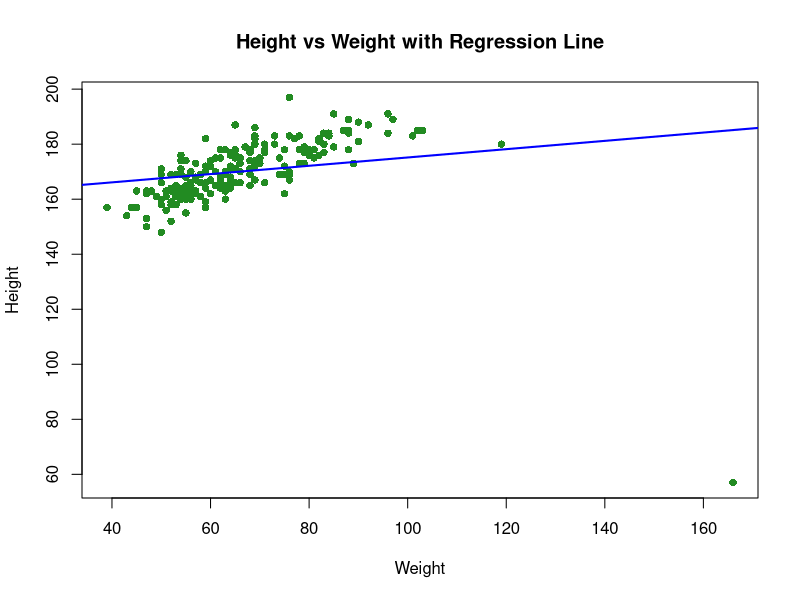
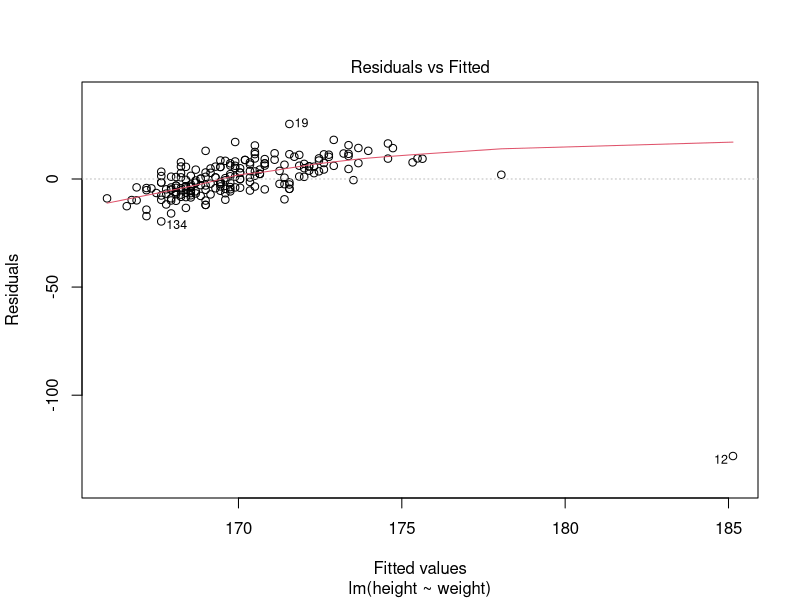
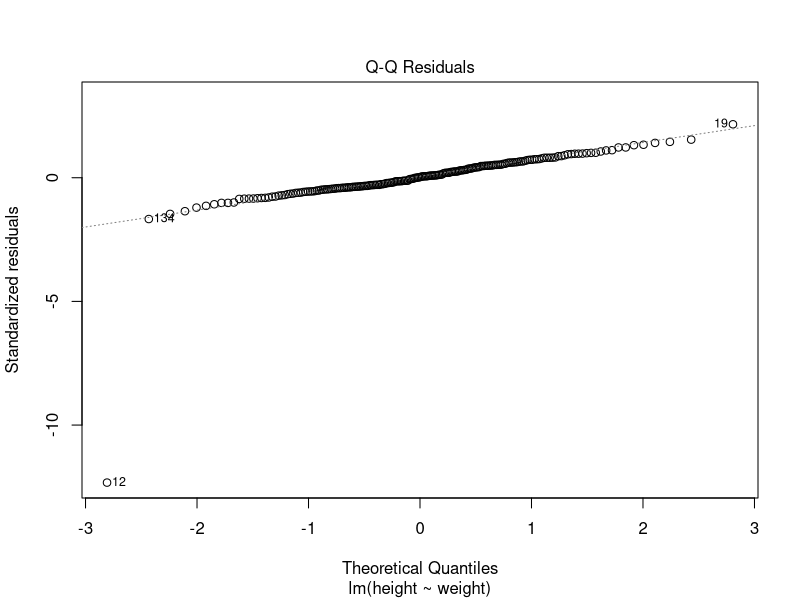
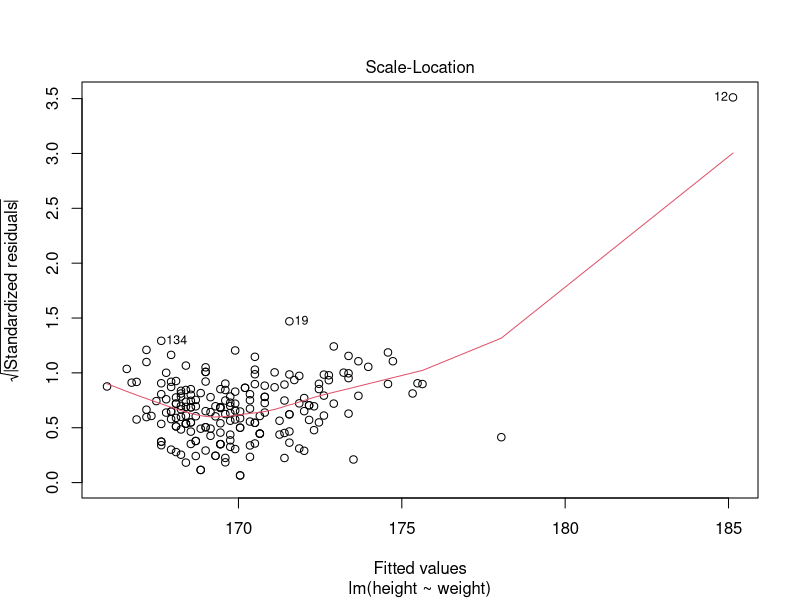
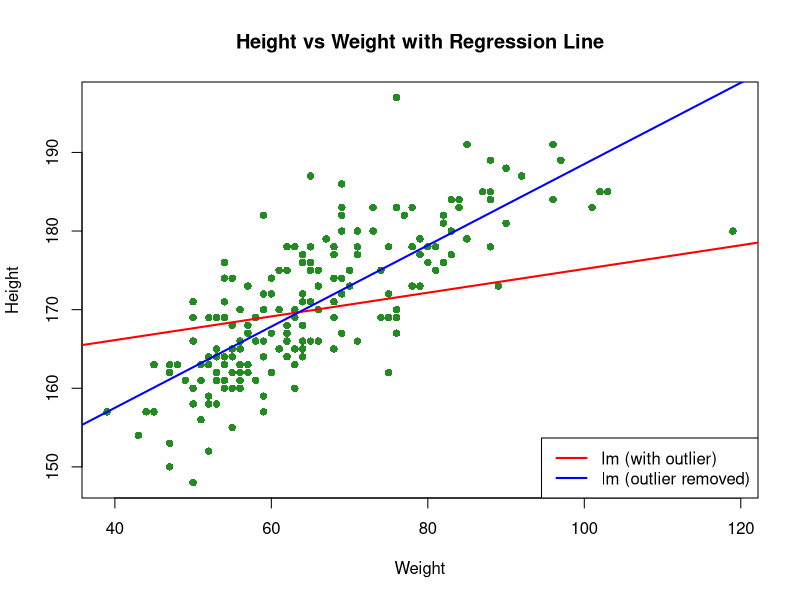
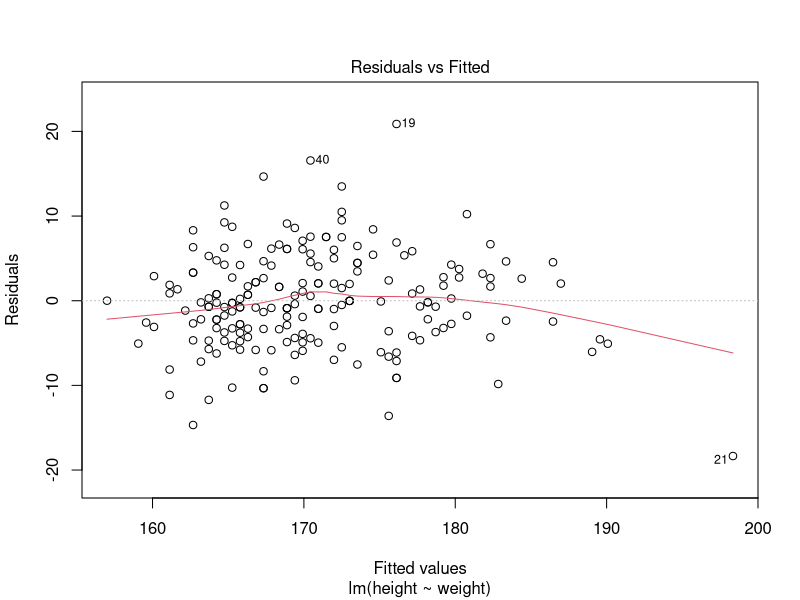
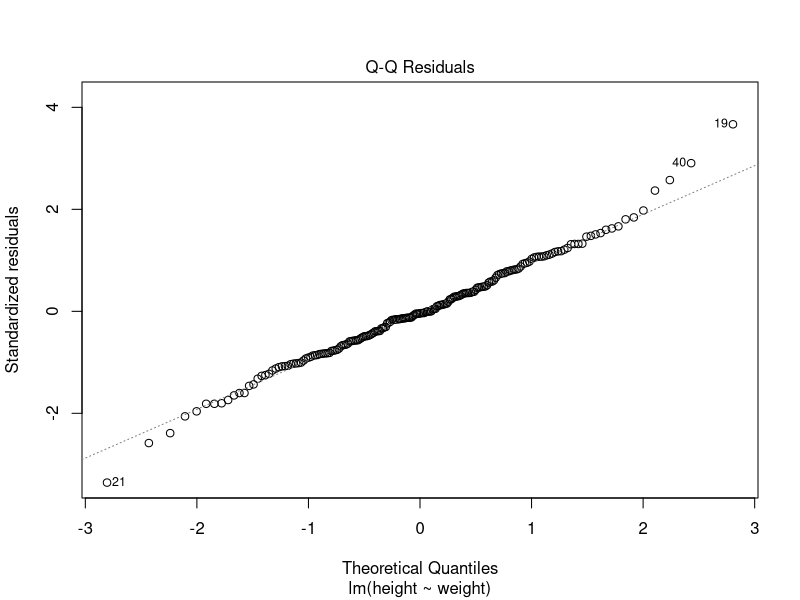
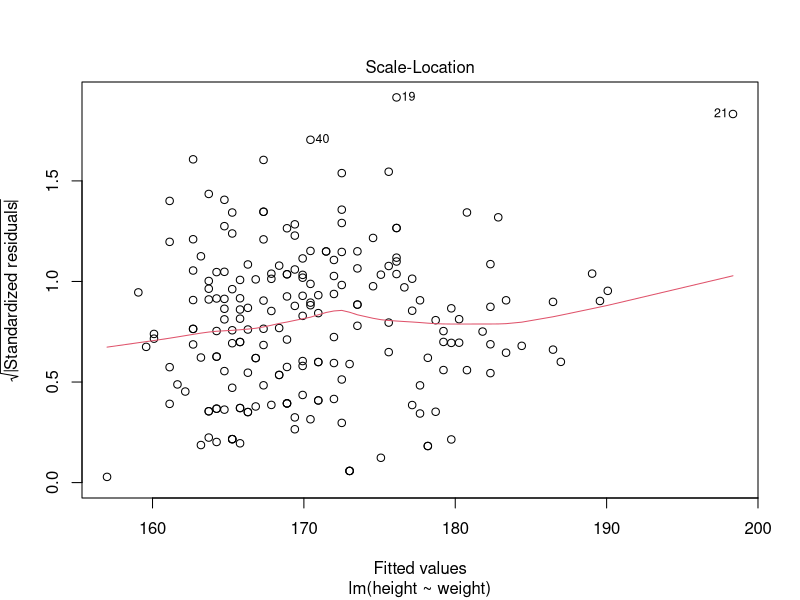

Source code (R) for these figures, in order:
## ---- chunk 1
library(car)
library(dplyr)
View(Davis)
## ---- chunk 2
dvlm <- lm(height ~ weight, data = Davis)
summary(dvlm)

# b0, b1 * x
# y <- 160.09312 + 0.15086 * x 

mfrow= (c(1:2))

plot(Davis$weight, Davis$height, 
     xlab = "Weight", ylab = "Height",
     main = "Height vs Weight with Regression Line", col="forestgreen", pch=16)

# Add the regression line
abline(dvlm, col = "blue", lwd = 2)

plot(dvlm, which =1:3)
## ---- chunk 3
Davis2 <- Davis %>% slice(-12)
# View(Davis2)

dvlm2 <- lm(height ~ weight, data = Davis2)
summary(dvlm2)

# b0, b1 * x
# y <- 160.09312 + 0.15086 * x 

mfrow= (c(1:2))

plot(Davis2$weight, Davis2$height, 
     xlab = "Weight", ylab = "Height",
     main = "Height vs Weight with Regression Line", col="forestgreen",
     pch=16)

# Add the regression line
abline(dvlm, col = "red", lwd = 2)
abline(dvlm2, col = "blue", lwd = 2)

legend("bottomright", legend = c("lm (with outlier)", "lm (outlier removed)"),
       col = c("red", "blue"), lwd = 2)

plot(dvlm2, which =1:3)
## ---- chunk 4
# Type your code here
## ---- chunk 5
# Type your code here...
## ---- chunk 6
# Type your code here...
## ---- chunk 7
# Type your code here...
## ---- chunk 8
# Type your code here...
## ---- chunk 9
# Type your code here...
## ---- chunk 10
library(car)
data(Prestige)
View(Prestige)
## ---- chunk 11
plm <- lm(income ~ prestige,data=Prestige)

## ---- chunk 12
plot(income ~ prestige, data= Prestige, col="green", pch=16)
abline(plm, col = "green", pch = 16)
## ---- chunk 13
summary(plm)
sm <- plm$sigma
sm
## ---- chunk 14
plot(plm,which=1:3)
## ---- chunk 15
library(car)
View(Burt)
## ---- chunk 16
blm <- lm(IQbio ~ IQfoster, data=Burt)
plot(IQbio ~ IQfoster, data=Burt, col="blue",pch= 16)
abline(blm)
summary(blm)
## ---- chunk 17
plot(blm,which=1:3)
## ---- chunk 18
mtlm <- lm(mpg ~ disp, data=mtcars)
## ---- chunk 19
plot(mpg~disp, data=mtcars)
abline(mtlm)
summary(mtlm)
plot(mtlm, which = 1:3)
## ---- chunk 20
# Type your code here..
## ---- chunk 21
# Type your code here
## ---- chunk 22
# Type your code here...
## ---- chunk 23
# Type your code here...
## ---- chunk 24
#Type your code here...
## ---- chunk 25
#Type your code here...
